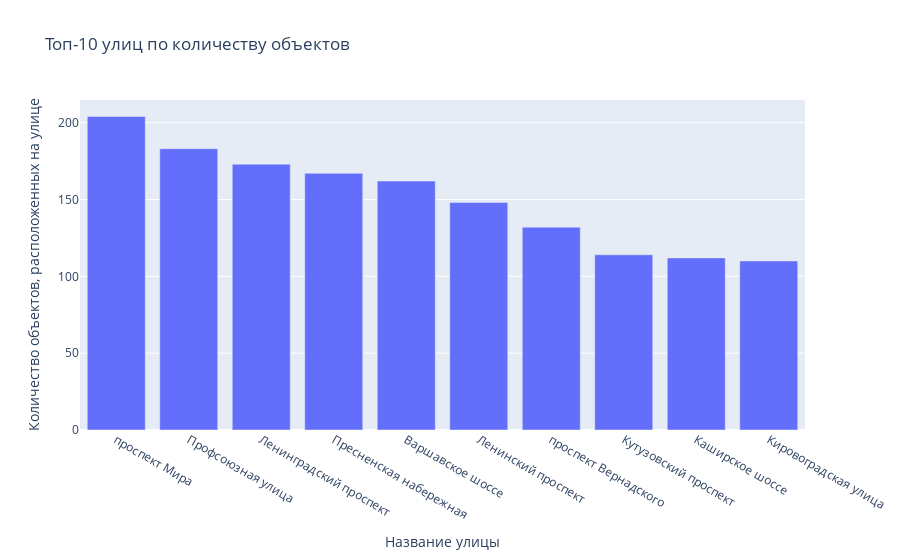

Notebook code cell kept with this figure:
### Code cell
fig = px.bar(top10_location, 
            y='number_of_object',
            x='street',
            labels={
                     "number_of_object": "Количество объектов, расположенных на улице",
                     "street": "Название улицы"
                 },
             title='Топ-10 улиц по количеству объектов')
fig.show()

### Figure 1 — Plotly figure (JSON) as saved in the notebook; plotly's stock layout.template omitted (floating-point values rounded to 4 significant figures)
{"data": [{"alignmentgroup": "True", "hovertemplate": "Название улицы=%{x}<br>Количество объектов, расположенных на улице=%{y}<extra></extra>", "legendgroup": "", "marker": {"color": "#636efa", "pattern": {"shape": ""}}, "name": "", "offsetgroup": "", "orientation": "v", "showlegend": false, "textposition": "auto", "type": "bar", "x": ["проспект Мира", "Профсоюзная улица", "Ленинградский проспект", "Пресненская набережная", "Варшавское шоссе", "Ленинский проспект", "проспект Вернадского", "Кутузовский проспект", "Каширское шоссе", "Кировоградская улица"], "xaxis": "x", "y": [204, 183, 173, 167, 162, 148, 132, 114, 112, 110], "yaxis": "y"}], "layout": {"barmode": "relative", "legend": {"tracegroupgap": 0}, "title": {"text": "Топ-10 улиц по количеству объектов"}, "xaxis": {"anchor": "y", "domain": [0, 1], "title": {"text": "Название улицы"}}, "yaxis": {"anchor": "x", "domain": [0, 1], "title": {"text": "Количество объектов, расположенных на улице"}}}}
